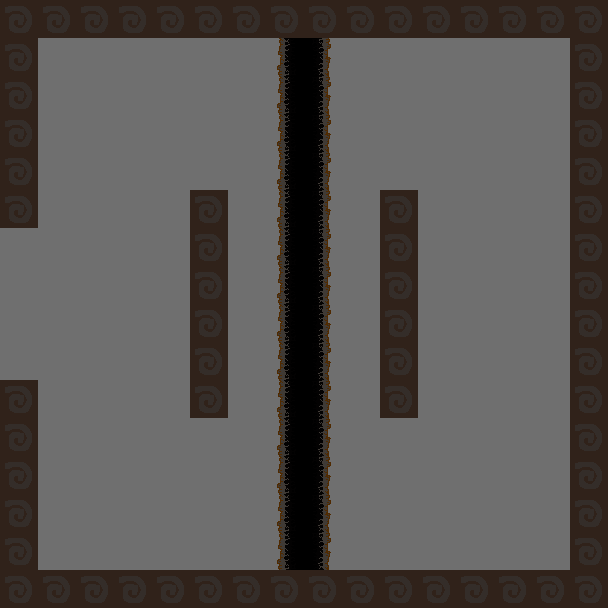

The image is a tile-based game level rendered from a .tmx file. Its description and complete source (layers, tilesets, objects, tile grids) follow:
An orthogonal 16x16 tile map with 38x38 px tiles, 2 tile layers (background, walls).

<map version="1.10" tiledversion="1.10.2" orientation="orthogonal" renderorder="right-down" width="16" height="16" tilewidth="38" tileheight="38" infinite="0" nextlayerid="3" nextobjectid="1">
 <tileset firstgid="1" source="deltaworld.tsx" />
 <layer id="1" name="background" width="16" height="16">
  <data encoding="csv">
0,0,0,0,0,0,0,0,0,0,0,0,0,0,0,0,
0,4,4,4,4,4,4,4,4,4,4,4,4,4,4,0,
0,4,4,4,4,4,4,4,4,4,4,4,4,4,4,0,
0,4,4,4,4,4,4,4,4,4,4,4,4,4,4,0,
0,4,4,4,4,4,4,4,4,4,4,4,4,4,4,0,
0,4,4,4,4,4,4,4,4,4,4,4,4,4,4,0,
4,4,4,4,4,4,4,4,4,4,4,4,4,4,4,0,
4,4,4,4,4,4,4,4,4,4,4,4,4,4,4,0,
4,4,4,4,4,4,4,4,4,4,4,4,4,4,4,0,
4,4,4,4,4,4,4,4,4,4,4,4,4,4,4,0,
0,4,4,4,4,4,4,4,4,4,4,4,4,4,4,0,
0,4,4,4,4,4,4,4,4,4,4,4,4,4,4,0,
0,4,4,4,4,4,4,4,4,4,4,4,4,4,4,0,
0,4,4,4,4,4,4,4,4,4,4,4,4,4,4,0,
0,4,4,4,4,4,4,4,4,4,4,4,4,4,4,0,
0,0,0,0,0,0,0,0,0,0,0,0,0,0,0,0
</data>
 </layer>
 <layer id="2" name="walls" width="16" height="16">
  <data encoding="csv">
12,12,12,12,12,12,12,12,12,12,12,12,12,12,12,12,
12,0,0,0,0,0,0,15,14,0,0,0,0,0,0,12,
12,0,0,0,0,0,0,15,14,0,0,0,0,0,0,12,
12,0,0,0,0,0,0,15,14,0,0,0,0,0,0,12,
12,0,0,0,0,0,0,15,14,0,0,0,0,0,0,12,
12,0,0,0,0,12,0,15,14,0,12,0,0,0,0,12,
0,0,0,0,0,12,0,15,14,0,12,0,0,0,0,12,
0,0,0,0,0,12,0,15,14,0,12,0,0,0,0,12,
0,0,0,0,0,12,0,15,14,0,12,0,0,0,0,12,
0,0,0,0,0,12,0,15,14,0,12,0,0,0,0,12,
12,0,0,0,0,12,0,15,14,0,12,0,0,0,0,12,
12,0,0,0,0,0,0,15,14,0,0,0,0,0,0,12,
12,0,0,0,0,0,0,15,14,0,0,0,0,0,0,12,
12,0,0,0,0,0,0,15,14,0,0,0,0,0,0,12,
12,0,0,0,0,0,0,15,14,0,0,0,0,0,0,12,
12,12,12,12,12,12,12,12,12,12,12,12,12,12,12,12
</data>
 </layer>
</map>